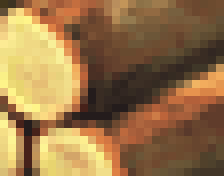
#> input picture img/wood.png, 28 x 22 px (shown 8 times larger)
$ python find_objects.py
#> lines starting #> are read from the running program, lines starting #| are printed output that depends on the picture
from PIL import Image

wood = Image.open("img/wood.png")
#> wood is the input picture: PIL image 28x22 RGBA; mean R, G, B, A 150.8, 115.3, 71.7, 255
stone = Image.open("img/stone.png")
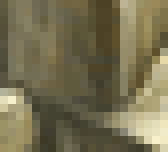
#> input picture img/stone.png, 21 x 19 px (shown 8 times larger)
#> stone is the input picture: PIL image 21x19 RGBA; mean R, G, B, A 118.5, 111.4, 81.7, 255
chest = Image.open("img/chest.png")
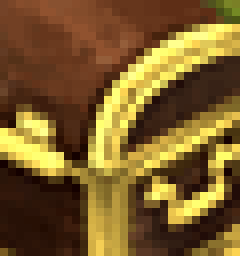
#> input picture img/chest.png, 30 x 32 px (shown 8 times larger)
#> chest is the input picture: PIL image 30x32 RGBA; mean R, G, B, A 123.7, 93.6, 42, 255


def close_color(c1, c2):
    dif = 15
    r1, g1, b1 = c1[:3]
    r2, g2, b2 = c2[:3]
    if abs(r1 - r2) > dif:
        return False
    if abs(g1 - g2) > dif:
        return False
    if abs(b1 - b2) > dif:
        return False
    return True


# try to recognize object on picture with start in x,y
def recognize(pix, x, y, obj):
    obj_pix = obj.load()
    ox, oy = obj.size

    for delta_x in range(ox // 2):
        for delta_y in range(oy // 2):
            if not close_color(pix[x + delta_x, y + delta_y], obj_pix[delta_x, delta_y]):
                return False

    return True


# compare pixels with images of objects
def analysis(pix, x, y):
    if recognize(pix, x, y, wood):
        return 'wood'

    elif recognize(pix, x, y, stone):
        return 'stone'

    elif recognize(pix, x, y, chest):
        return 'chest'
    return 'nothing'


def find_exit(img):
    sx, sy = img.size
    pix = img.load()
    menu_color = (255, 248, 221)
    start_pos = int(((701 / 1920) * sx)), int((357 / 1080) * sy)
    for delta in range(10):
        if not close_color(pix[start_pos[0], start_pos[1] + delta], menu_color):
            return False
    return True
